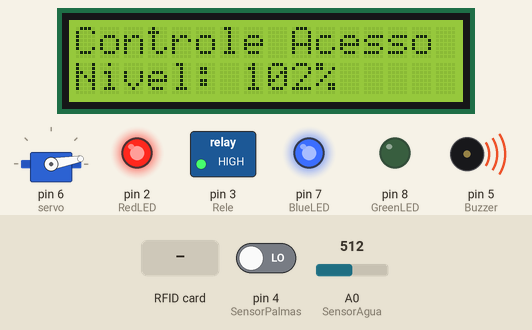
This sketch was run on a simulated Arduino Uno, built with avr-gcc and run on an emulated ATmega328P. On the bench: 16×2 character LCD, servo, switched loads named in the sketch (green lamp = pin HIGH), output pins drawn as LEDs (lit = HIGH), buzzer (waves = sounding). The test bench sets the inputs (shaded band); at power-on: A0 (SensorAgua) = 512, pin 4 (SensorPalmas) LOW. Pins used as bus, display or sensor lines are not drawn; what the sketch prints to the serial monitor is not drawn.

Above: at 0.92 s.
1.4 s: RFID card 93 26 4C 19 held to the reader
At 8.2 s:
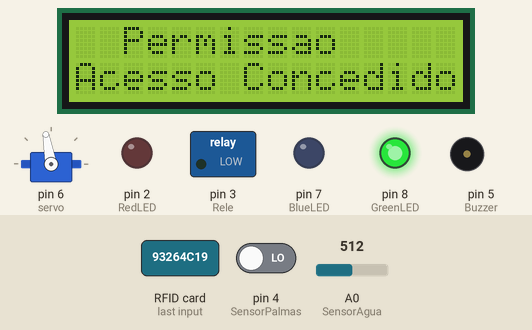
8.3 s: A0 (SensorAgua) set to 157
At 18.08 s:
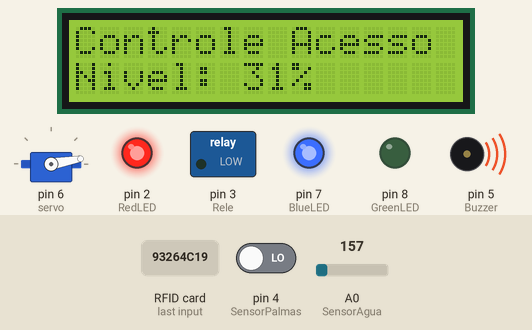
18.4 s: A0 (SensorAgua) set to 136
At 24.9 s:
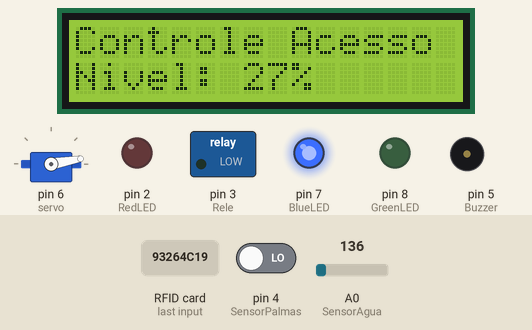
25.5 s: RFID card 5E 7A 19 C4 held to the reader
At 28.4 s:
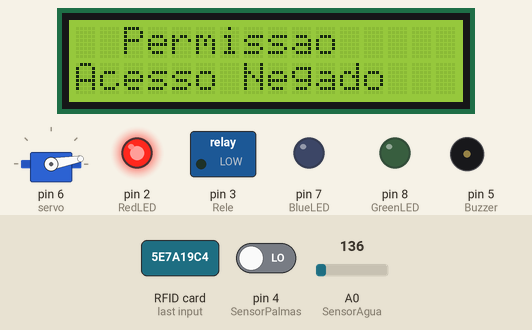
28.6 s: A0 (SensorAgua) set to 306
At 29.57 s:
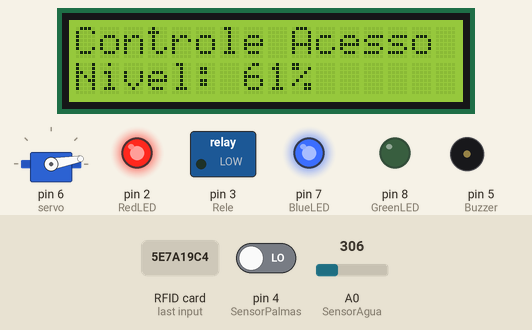
30.6 s: RFID card 93 26 4C 19 held to the reader
At 35.33 s:
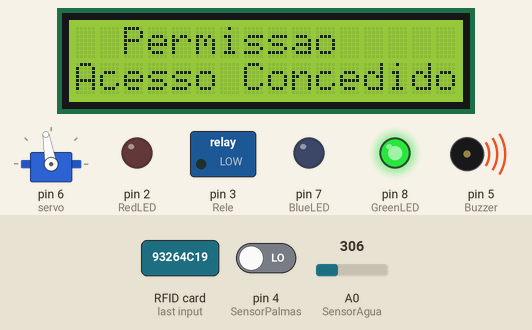
Timing chart, 0 to 37.5 s (numbered marks = the images above; inputs shaded):
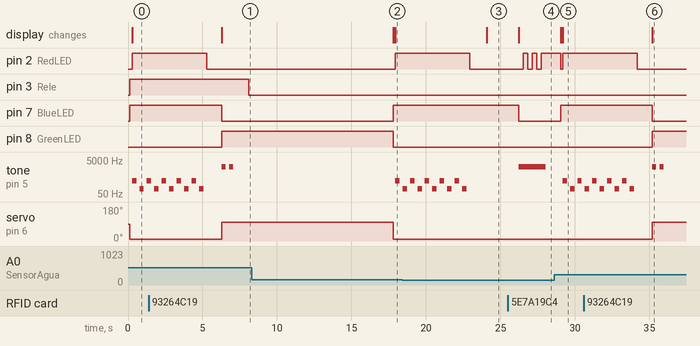

The sketch:

funcionando.ino
```cpp
#include <SPI.h>
#include <MFRC522.h>
#include <LiquidCrystal_I2C.h>
#include <Servo.h>

#define RST_PIN 9
#define SS_PIN 10
#define BlueLED 7
#define GreenLED 8
#define RedLED 2
#define Buzzer 5
#define SensorPalmas 4
#define Rele 3
#define SensorAgua A0 // Sensor de nível de água

MFRC522 mfrc522(SS_PIN, RST_PIN);
String MasterTag = "93 26 4C 19";
String UIDCard = "";
LiquidCrystal_I2C lcd(0x27, 16, 2);
Servo servo;

int palmas = 0;
bool contaPalma = true;
unsigned long tempo = 0;
bool luzLigada = false; // Estado da lâmpada

void restartSistema() {
  digitalWrite(BlueLED, HIGH);
  digitalWrite(RedLED, LOW);
  digitalWrite(GreenLED, LOW);
  noTone(Buzzer);
  servo.write(10);
  lcd.clear();
  lcd.print("Controle Acesso");
  lcd.setCursor(0, 1);
}

void setup() {
  Serial.begin(9600);
  SPI.begin();
  mfrc522.PCD_Init();
  lcd.init();
  lcd.backlight();
  servo.attach(6);
  pinMode(GreenLED, OUTPUT);
  pinMode(BlueLED, OUTPUT);
  pinMode(RedLED, OUTPUT);
  pinMode(Buzzer, OUTPUT);
  pinMode(SensorPalmas, INPUT);
  pinMode(SensorAgua, INPUT);
  pinMode(Rele, OUTPUT);
  digitalWrite(Rele, HIGH);
  restartSistema();
}

void loop() {
  if (getUID()) {
    Serial.print("UID: ");
    Serial.println(UIDCard);
    lcd.clear();
    lcd.setCursor(2, 0);
    lcd.print("Permissao");
    lcd.setCursor(0, 1);

    if (UIDCard == MasterTag) {
      lcd.print("Acesso Concedido");
      digitalWrite(GreenLED, HIGH);
      digitalWrite(BlueLED, LOW);
      digitalWrite(RedLED, LOW);
      servo.write(100);
      for (int i = 0; i < 2; i++) {
        tone(Buzzer, 2000);
        delay(250);
        noTone(Buzzer);
        delay(250);
      }
      monitorarPalmas();
      delay(500); // Espera para estabilizar antes de verificar o nível de água
    } else {
      lcd.print("Acesso Negado");
      digitalWrite(BlueLED, LOW);
      digitalWrite(GreenLED, LOW);
      digitalWrite(RedLED, HIGH);
      tone(Buzzer, 2000);
      for (int i = 0; i < 3; i++) {
        digitalWrite(RedLED, LOW);
        delay(300);
        digitalWrite(RedLED, HIGH);
        delay(300);
      }
      noTone(Buzzer);
      delay(1000);
    }
    restartSistema();
  }
  verificarAgua();
}

boolean getUID() {
  if (!mfrc522.PICC_IsNewCardPresent() || !mfrc522.PICC_ReadCardSerial()) return false;
  UIDCard = "";
  for (byte i = 0; i < mfrc522.uid.size; i++) {
    char buf[3];
    sprintf(buf, "%02X", mfrc522.uid.uidByte[i]);
    UIDCard += String(buf) + " ";
  }
  UIDCard.trim();
  Serial.println("Cartão detectado: " + UIDCard);
  mfrc522.PICC_HaltA();
  return true;
}

void monitorarPalmas() {
  unsigned long tempoInicio = millis();
  palmas = 0;
  bool estadoAnterior = HIGH; // Assume que o sensor inicia sem detectar som

  while (millis() - tempoInicio < 10000) { // 10 segundos para detectar palmas
    bool estadoAtual = digitalRead(SensorPalmas);

    if (estadoAnterior == HIGH && estadoAtual == LOW) { // Detecta transição
      palmas++;
      Serial.print("Palmas detectadas: ");
      Serial.println(palmas);
      delay(800); // Pequeno delay para evitar leituras múltiplas
    }
    estadoAnterior = estadoAtual;

    if (palmas == 1 && !luzLigada) {
      Serial.println("Lâmpada LIGADA!");
      digitalWrite(Rele, LOW);
      luzLigada = true;
    } else if (palmas == 2 && luzLigada) {
      Serial.println("Lâmpada DESLIGADA!");
      digitalWrite(Rele, HIGH);
      luzLigada = false;
      palmas = 0;
    }
  }
}

int leituraAguaSuavizada() {
  long soma = 0;
  for (int i = 0; i < 10; i++) {
    soma += analogRead(SensorAgua);
    delay(10); // Pequeno atraso entre as leituras
  }
  return soma / 10;
}

void verificarAgua() {
  int valorSensor = leituraAguaSuavizada();
  int nivelAgua = map(valorSensor, 0, 500, 0, 100);
  Serial.print("Nível de água: ");
  Serial.print(nivelAgua);
  Serial.println("%");

  lcd.setCursor(0, 1);
  lcd.print("Nivel: ");
  lcd.print(nivelAgua);
  lcd.print("%   ");

  if (nivelAgua >= 30) {
    digitalWrite(RedLED, HIGH);
    for (int i = 0; i < 5; i++) {
      tone(Buzzer, 300, 300);
      delay(500);
      tone(Buzzer, 100, 300);
      delay(500);
    }
    digitalWrite(RedLED, LOW);
  }
  delay(1000);
}
```

Measured:
- the behaviour switches between 150 and 149 on A0 (SensorAgua) (found by bisection; images 2 and 3)
- after the input at 1.4 s, pin 2 (RedLED): goes on until 5.3 s, then stays LOW; pin 3 (Rele): HIGH → LOW after 6.7 s; pin 7 (BlueLED): HIGH → LOW after 4.9 s; pin 8 (GreenLED): LOW → HIGH after 4.9 s; servo on pin 6 (servo): 10° → 100° after 4.9 s; the display: changes after 4.9 s (image 1)
- after the input at 18.4 s, pin 2 (RedLED): goes on until 22.9 s, then stays LOW; tone on pin 5 (Buzzer): goes on until 22.7 s, then stays silent; the display: changes after 5.7 s (image 3)
- after the input at 25.5 s, pin 2 (RedLED): alternates HIGH for 0.30 s and LOW for 0.30 s, 5 changes in all, then stays HIGH, starting after 1.0 s; pin 7 (BlueLED): HIGH → LOW after 0.75 s; tone on pin 5 (Buzzer): silent → 2000 Hz after 0.75 s, → silent 1.8 s later; the display: changes after 0.75 s (image 4)
- after the input at 28.6 s, tone on pin 5 (Buzzer): plays 300 Hz for 0.30 s, 100 Hz for 0.30 s, 300 Hz for 0.30 s, starting after 0.58 s
- after the input at 30.6 s, pin 2 (RedLED): goes on until 34.2 s, then stays LOW; pin 7 (BlueLED): HIGH → LOW after 4.6 s; pin 8 (GreenLED): LOW → HIGH after 4.6 s; servo on pin 6 (servo): 10° → 100° after 4.6 s; the display: changes after 4.6 s (image 6)
